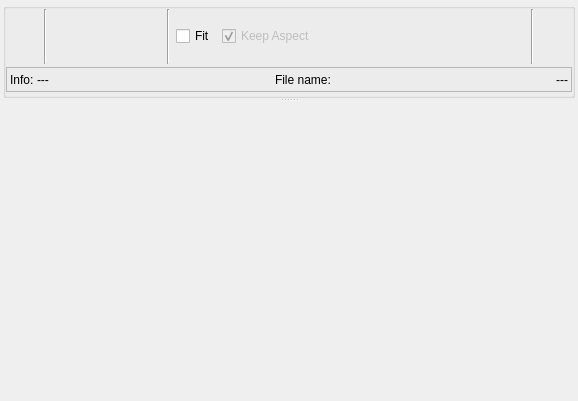
<?xml version="1.0" encoding="UTF-8"?>
<ui version="4.0">
 <class>advancedImageWidget</class>
 <widget class="QWidget" name="advancedImageWidget">
  <property name="geometry">
   <rect>
    <x>0</x>
    <y>0</y>
    <width>578</width>
    <height>401</height>
   </rect>
  </property>
  <property name="sizePolicy">
   <sizepolicy hsizetype="Ignored" vsizetype="Preferred">
    <horstretch>0</horstretch>
    <verstretch>0</verstretch>
   </sizepolicy>
  </property>
  <property name="mouseTracking">
   <bool>true</bool>
  </property>
  <property name="windowTitle">
   <string>Form</string>
  </property>
  <layout class="QGridLayout" name="gridLayout">
   <property name="leftMargin">
    <number>3</number>
   </property>
   <property name="topMargin">
    <number>3</number>
   </property>
   <property name="rightMargin">
    <number>3</number>
   </property>
   <property name="bottomMargin">
    <number>3</number>
   </property>
   <item row="0" column="0">
    <widget class="QSplitter" name="splitter">
     <property name="sizePolicy">
      <sizepolicy hsizetype="Preferred" vsizetype="Preferred">
       <horstretch>0</horstretch>
       <verstretch>0</verstretch>
      </sizepolicy>
     </property>
     <property name="orientation">
      <enum>Qt::Vertical</enum>
     </property>
     <widget class="QGroupBox" name="controlsGroupBox">
      <property name="sizePolicy">
       <sizepolicy hsizetype="Minimum" vsizetype="Minimum">
        <horstretch>0</horstretch>
        <verstretch>0</verstretch>
       </sizepolicy>
      </property>
      <property name="maximumSize">
       <size>
        <width>16777215</width>
        <height>95</height>
       </size>
      </property>
      <property name="title">
       <string/>
      </property>
      <property name="flat">
       <bool>true</bool>
      </property>
      <property name="checkable">
       <bool>false</bool>
      </property>
      <layout class="QGridLayout" name="gridLayout_2">
       <property name="leftMargin">
        <number>0</number>
       </property>
       <property name="topMargin">
        <number>0</number>
       </property>
       <property name="rightMargin">
        <number>0</number>
       </property>
       <property name="bottomMargin">
        <number>3</number>
       </property>
       <property name="spacing">
        <number>3</number>
       </property>
       <item row="1" column="0" colspan="2">
        <widget class="QFrame" name="frame_2">
         <property name="sizePolicy">
          <sizepolicy hsizetype="Preferred" vsizetype="Maximum">
           <horstretch>0</horstretch>
           <verstretch>0</verstretch>
          </sizepolicy>
         </property>
         <property name="frameShape">
          <enum>QFrame::StyledPanel</enum>
         </property>
         <property name="frameShadow">
          <enum>QFrame::Raised</enum>
         </property>
         <layout class="QHBoxLayout" name="horizontalLayout_3">
          <property name="spacing">
           <number>3</number>
          </property>
          <property name="leftMargin">
           <number>3</number>
          </property>
          <property name="topMargin">
           <number>3</number>
          </property>
          <property name="rightMargin">
           <number>3</number>
          </property>
          <property name="bottomMargin">
           <number>3</number>
          </property>
          <item>
           <widget class="QLabel" name="sizeNamelabel">
            <property name="sizePolicy">
             <sizepolicy hsizetype="Fixed" vsizetype="Preferred">
              <horstretch>0</horstretch>
              <verstretch>0</verstretch>
             </sizepolicy>
            </property>
            <property name="minimumSize">
             <size>
              <width>0</width>
              <height>17</height>
             </size>
            </property>
            <property name="text">
             <string>Info:</string>
            </property>
           </widget>
          </item>
          <item>
           <widget class="QLabel" name="infoValueLabel">
            <property name="minimumSize">
             <size>
              <width>0</width>
              <height>17</height>
             </size>
            </property>
            <property name="autoFillBackground">
             <bool>false</bool>
            </property>
            <property name="text">
             <string>---</string>
            </property>
           </widget>
          </item>
          <item>
           <widget class="QLabel" name="fileNamelabel">
            <property name="sizePolicy">
             <sizepolicy hsizetype="Fixed" vsizetype="Preferred">
              <horstretch>0</horstretch>
              <verstretch>0</verstretch>
             </sizepolicy>
            </property>
            <property name="minimumSize">
             <size>
              <width>0</width>
              <height>17</height>
             </size>
            </property>
            <property name="text">
             <string>File name:</string>
            </property>
           </widget>
          </item>
          <item>
           <widget class="QLabel" name="fileValuelabel">
            <property name="minimumSize">
             <size>
              <width>0</width>
              <height>17</height>
             </size>
            </property>
            <property name="text">
             <string>---</string>
            </property>
            <property name="alignment">
             <set>Qt::AlignRight|Qt::AlignTrailing|Qt::AlignVCenter</set>
            </property>
           </widget>
          </item>
         </layout>
        </widget>
       </item>
       <item row="0" column="0" colspan="2">
        <widget class="QWidget" name="widget_2" native="true">
         <property name="sizePolicy">
          <sizepolicy hsizetype="Ignored" vsizetype="Preferred">
           <horstretch>0</horstretch>
           <verstretch>0</verstretch>
          </sizepolicy>
         </property>
         <property name="minimumSize">
          <size>
           <width>0</width>
           <height>20</height>
          </size>
         </property>
         <layout class="QHBoxLayout" name="horizontalLayout_4">
          <property name="leftMargin">
           <number>0</number>
          </property>
          <property name="topMargin">
           <number>0</number>
          </property>
          <property name="rightMargin">
           <number>0</number>
          </property>
          <property name="bottomMargin">
           <number>0</number>
          </property>
          <item>
           <widget class="QToolButton" name="freezeButton">
            <property name="toolTip">
             <string>Freeze</string>
            </property>
            <property name="text">
             <string/>
            </property>
            <property name="icon">
             <iconset resource="../../resources/main.qrc">
              <normaloff>:/new/prefix1/pause.png</normaloff>:/new/prefix1/pause.png</iconset>
            </property>
            <property name="iconSize">
             <size>
              <width>24</width>
              <height>24</height>
             </size>
            </property>
            <property name="autoRaise">
             <bool>true</bool>
            </property>
           </widget>
          </item>
          <item>
           <widget class="Line" name="line_3">
            <property name="orientation">
             <enum>Qt::Vertical</enum>
            </property>
           </widget>
          </item>
          <item>
           <widget class="QFrame" name="frame">
            <property name="frameShape">
             <enum>QFrame::NoFrame</enum>
            </property>
            <property name="frameShadow">
             <enum>QFrame::Raised</enum>
            </property>
            <layout class="QHBoxLayout" name="horizontalLayout_2">
             <property name="spacing">
              <number>3</number>
             </property>
             <property name="leftMargin">
              <number>3</number>
             </property>
             <property name="topMargin">
              <number>3</number>
             </property>
             <property name="rightMargin">
              <number>3</number>
             </property>
             <property name="bottomMargin">
              <number>3</number>
             </property>
             <item>
              <widget class="QToolButton" name="selectZoomButton">
               <property name="toolTip">
                <string>Select a part to zoom</string>
               </property>
               <property name="text">
                <string/>
               </property>
               <property name="icon">
                <iconset resource="../../resources/main.qrc">
                 <normaloff>:/new/prefix1/zoom_layer.png</normaloff>:/new/prefix1/zoom_layer.png</iconset>
               </property>
               <property name="iconSize">
                <size>
                 <width>24</width>
                 <height>24</height>
                </size>
               </property>
               <property name="checkable">
                <bool>true</bool>
               </property>
               <property name="autoExclusive">
                <bool>true</bool>
               </property>
               <property name="autoRaise">
                <bool>true</bool>
               </property>
              </widget>
             </item>
             <item>
              <widget class="QToolButton" name="panButton">
               <property name="toolTip">
                <string>Pan image</string>
               </property>
               <property name="text">
                <string/>
               </property>
               <property name="icon">
                <iconset resource="../../resources/main.qrc">
                 <normaloff>:/new/prefix1/hand.png</normaloff>:/new/prefix1/hand.png</iconset>
               </property>
               <property name="iconSize">
                <size>
                 <width>24</width>
                 <height>24</height>
                </size>
               </property>
               <property name="checkable">
                <bool>true</bool>
               </property>
               <property name="checked">
                <bool>false</bool>
               </property>
               <property name="autoExclusive">
                <bool>true</bool>
               </property>
               <property name="autoRaise">
                <bool>true</bool>
               </property>
              </widget>
             </item>
             <item>
              <widget class="QToolButton" name="infoButton">
               <property name="toolTip">
                <string>Info</string>
               </property>
               <property name="text">
                <string/>
               </property>
               <property name="icon">
                <iconset resource="../../resources/main.qrc">
                 <normaloff>:/new/prefix1/info.png</normaloff>:/new/prefix1/info.png</iconset>
               </property>
               <property name="iconSize">
                <size>
                 <width>24</width>
                 <height>24</height>
                </size>
               </property>
               <property name="checkable">
                <bool>true</bool>
               </property>
               <property name="autoExclusive">
                <bool>true</bool>
               </property>
               <property name="autoRaise">
                <bool>true</bool>
               </property>
              </widget>
             </item>
            </layout>
           </widget>
          </item>
          <item>
           <widget class="Line" name="line_2">
            <property name="orientation">
             <enum>Qt::Vertical</enum>
            </property>
           </widget>
          </item>
          <item>
           <widget class="QCheckBox" name="fitToWindowCheckBox">
            <property name="text">
             <string>Fit</string>
            </property>
           </widget>
          </item>
          <item>
           <widget class="QCheckBox" name="aspectCheckBox">
            <property name="enabled">
             <bool>false</bool>
            </property>
            <property name="text">
             <string>Keep Aspect</string>
            </property>
            <property name="checked">
             <bool>true</bool>
            </property>
           </widget>
          </item>
          <item>
           <widget class="ExponentialSlider" name="expSpinBox" native="true">
            <property name="minimumSize">
             <size>
              <width>40</width>
              <height>0</height>
             </size>
            </property>
           </widget>
          </item>
          <item>
           <widget class="QToolButton" name="zoomOutButton">
            <property name="sizePolicy">
             <sizepolicy hsizetype="Preferred" vsizetype="Fixed">
              <horstretch>0</horstretch>
              <verstretch>0</verstretch>
             </sizepolicy>
            </property>
            <property name="toolTip">
             <string>Zoom Out</string>
            </property>
            <property name="text">
             <string/>
            </property>
            <property name="icon">
             <iconset resource="../../resources/main.qrc">
              <normaloff>:/new/prefix1/zoom_out.png</normaloff>:/new/prefix1/zoom_out.png</iconset>
            </property>
            <property name="iconSize">
             <size>
              <width>24</width>
              <height>24</height>
             </size>
            </property>
            <property name="autoRaise">
             <bool>true</bool>
            </property>
           </widget>
          </item>
          <item>
           <widget class="QToolButton" name="zoomInButton">
            <property name="sizePolicy">
             <sizepolicy hsizetype="Preferred" vsizetype="Fixed">
              <horstretch>0</horstretch>
              <verstretch>0</verstretch>
             </sizepolicy>
            </property>
            <property name="toolTip">
             <string>Zoom In</string>
            </property>
            <property name="text">
             <string/>
            </property>
            <property name="icon">
             <iconset resource="../../resources/main.qrc">
              <normaloff>:/new/prefix1/zoom_in.png</normaloff>:/new/prefix1/zoom_in.png</iconset>
            </property>
            <property name="iconSize">
             <size>
              <width>24</width>
              <height>24</height>
             </size>
            </property>
            <property name="autoRaise">
             <bool>true</bool>
            </property>
           </widget>
          </item>
          <item>
           <widget class="QToolButton" name="resetZoomButton">
            <property name="toolTip">
             <string>ResetZoom</string>
            </property>
            <property name="text">
             <string/>
            </property>
            <property name="icon">
             <iconset resource="../../resources/main.qrc">
              <normaloff>:/new/prefix1/refresh.png</normaloff>:/new/prefix1/refresh.png</iconset>
            </property>
            <property name="iconSize">
             <size>
              <width>24</width>
              <height>24</height>
             </size>
            </property>
            <property name="autoRaise">
             <bool>true</bool>
            </property>
           </widget>
          </item>
          <item>
           <spacer name="horizontalSpacer">
            <property name="orientation">
             <enum>Qt::Horizontal</enum>
            </property>
            <property name="sizeHint" stdset="0">
             <size>
              <width>0</width>
              <height>20</height>
             </size>
            </property>
           </spacer>
          </item>
          <item>
           <widget class="QToolButton" name="saveButton">
            <property name="toolTip">
             <string>Save Image</string>
            </property>
            <property name="text">
             <string/>
            </property>
            <property name="icon">
             <iconset resource="../../resources/main.qrc">
              <normaloff>:/new/prefix1/picture_save.png</normaloff>:/new/prefix1/picture_save.png</iconset>
            </property>
            <property name="iconSize">
             <size>
              <width>24</width>
              <height>24</height>
             </size>
            </property>
            <property name="autoRaise">
             <bool>true</bool>
            </property>
           </widget>
          </item>
          <item>
           <widget class="Line" name="line">
            <property name="orientation">
             <enum>Qt::Vertical</enum>
            </property>
           </widget>
          </item>
          <item>
           <widget class="QToolButton" name="saveFlowButton">
            <property name="toolTip">
             <string>Save Sequence</string>
            </property>
            <property name="text">
             <string/>
            </property>
            <property name="icon">
             <iconset resource="../../resources/main.qrc">
              <normaloff>:/new/prefix1/film_save.png</normaloff>:/new/prefix1/film_save.png</iconset>
            </property>
            <property name="iconSize">
             <size>
              <width>24</width>
              <height>24</height>
             </size>
            </property>
            <property name="autoRaise">
             <bool>true</bool>
            </property>
           </widget>
          </item>
         </layout>
        </widget>
       </item>
      </layout>
     </widget>
     <widget class="ViAreaWidget" name="widget" native="true">
      <property name="sizePolicy">
       <sizepolicy hsizetype="Ignored" vsizetype="Ignored">
        <horstretch>0</horstretch>
        <verstretch>0</verstretch>
       </sizepolicy>
      </property>
      <property name="mouseTracking">
       <bool>false</bool>
      </property>
     </widget>
    </widget>
   </item>
  </layout>
 </widget>
 <customwidgets>
  <customwidget>
   <class>ViAreaWidget</class>
   <extends>QWidget</extends>
   <header>viAreaWidget.h</header>
   <container>1</container>
  </customwidget>
  <customwidget>
   <class>ExponentialSlider</class>
   <extends>QWidget</extends>
   <header>exponentialSlider.h</header>
   <container>1</container>
   <slots>
    <signal>valueChanged(double)</signal>
   </slots>
  </customwidget>
 </customwidgets>
 <resources>
  <include location="../../resources/main.qrc"/>
 </resources>
 <connections>
  <connection>
   <sender>freezeButton</sender>
   <signal>released()</signal>
   <receiver>advancedImageWidget</receiver>
   <slot>freezeImage()</slot>
   <hints>
    <hint type="sourcelabel">
     <x>38</x>
     <y>49</y>
    </hint>
    <hint type="destinationlabel">
     <x>100</x>
     <y>78</y>
    </hint>
   </hints>
  </connection>
  <connection>
   <sender>saveButton</sender>
   <signal>released()</signal>
   <receiver>advancedImageWidget</receiver>
   <slot>saveImageToFile()</slot>
   <hints>
    <hint type="sourcelabel">
     <x>521</x>
     <y>49</y>
    </hint>
    <hint type="destinationlabel">
     <x>748</x>
     <y>8</y>
    </hint>
   </hints>
  </connection>
  <connection>
   <sender>saveFlowButton</sender>
   <signal>released()</signal>
   <receiver>advancedImageWidget</receiver>
   <slot>stopSaveFlow()</slot>
   <hints>
    <hint type="sourcelabel">
     <x>572</x>
     <y>49</y>
    </hint>
    <hint type="destinationlabel">
     <x>780</x>
     <y>67</y>
    </hint>
   </hints>
  </connection>
  <connection>
   <sender>zoomInButton</sender>
   <signal>released()</signal>
   <receiver>advancedImageWidget</receiver>
   <slot>zoomIn()</slot>
   <hints>
    <hint type="sourcelabel">
     <x>435</x>
     <y>49</y>
    </hint>
    <hint type="destinationlabel">
     <x>780</x>
     <y>150</y>
    </hint>
   </hints>
  </connection>
  <connection>
   <sender>zoomOutButton</sender>
   <signal>released()</signal>
   <receiver>advancedImageWidget</receiver>
   <slot>zoomOut()</slot>
   <hints>
    <hint type="sourcelabel">
     <x>395</x>
     <y>49</y>
    </hint>
    <hint type="destinationlabel">
     <x>780</x>
     <y>204</y>
    </hint>
   </hints>
  </connection>
  <connection>
   <sender>fitToWindowCheckBox</sender>
   <signal>toggled(bool)</signal>
   <receiver>advancedImageWidget</receiver>
   <slot>fitToggled()</slot>
   <hints>
    <hint type="sourcelabel">
     <x>212</x>
     <y>44</y>
    </hint>
    <hint type="destinationlabel">
     <x>780</x>
     <y>263</y>
    </hint>
   </hints>
  </connection>
  <connection>
   <sender>aspectCheckBox</sender>
   <signal>toggled(bool)</signal>
   <receiver>advancedImageWidget</receiver>
   <slot>fitToggled()</slot>
   <hints>
    <hint type="sourcelabel">
     <x>309</x>
     <y>44</y>
    </hint>
    <hint type="destinationlabel">
     <x>780</x>
     <y>236</y>
    </hint>
   </hints>
  </connection>
  <connection>
   <sender>resetZoomButton</sender>
   <signal>released()</signal>
   <receiver>advancedImageWidget</receiver>
   <slot>zoomReset()</slot>
   <hints>
    <hint type="sourcelabel">
     <x>475</x>
     <y>49</y>
    </hint>
    <hint type="destinationlabel">
     <x>780</x>
     <y>123</y>
    </hint>
   </hints>
  </connection>
  <connection>
   <sender>fitToWindowCheckBox</sender>
   <signal>toggled(bool)</signal>
   <receiver>aspectCheckBox</receiver>
   <slot>setEnabled(bool)</slot>
   <hints>
    <hint type="sourcelabel">
     <x>212</x>
     <y>44</y>
    </hint>
    <hint type="destinationlabel">
     <x>309</x>
     <y>44</y>
    </hint>
   </hints>
  </connection>
  <connection>
   <sender>expSpinBox</sender>
   <signal>valueChanged(double)</signal>
   <receiver>advancedImageWidget</receiver>
   <slot>zoomChanged()</slot>
   <hints>
    <hint type="sourcelabel">
     <x>355</x>
     <y>27</y>
    </hint>
    <hint type="destinationlabel">
     <x>741</x>
     <y>221</y>
    </hint>
   </hints>
  </connection>
 </connections>
 <slots>
  <slot>freezeImage()</slot>
  <slot>saveImageToFile()</slot>
  <slot>stopSaveFlow()</slot>
  <slot>zoomIn()</slot>
  <slot>zoomOut()</slot>
  <slot>fitToggled()</slot>
  <slot>zoomChanged()</slot>
  <slot>zoomReset()</slot>
  <slot>toolButtonReleased()</slot>
 </slots>
</ui>
